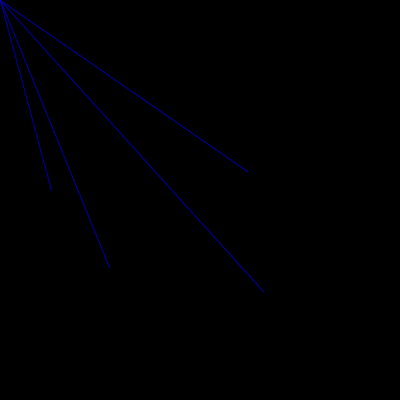
Frame 1 (no input)
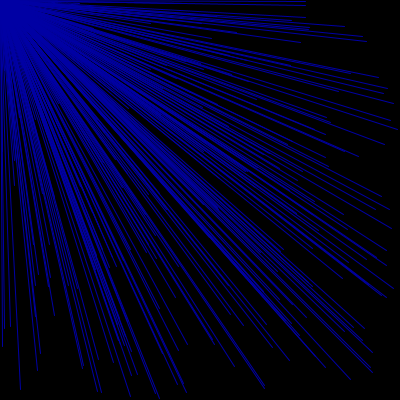
Frame 60 (the mouse pressed at the canvas centre just before this capture)
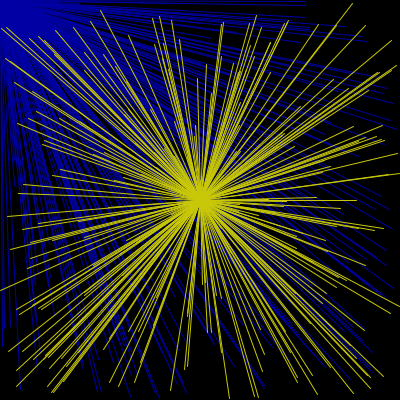
Frame 120 (the mouse held since frame 60 and released just before this capture)

The Processing sketch that drew these frames (run headless with seeded random() and noise(); from frame 60 on, the mouse is pressed at the canvas centre):

// Processing sketch: processing_108871
// ── processing_108871.pde

//Homework 3
//Reproduction of the following processing code without consent is strictly prohibited
//Coral Pais

//Move mouse to change color and draw rotating circles
//Click mouse to clear screen


float x,y, wd, ht;
float value;

void setup ( )
{
  size (400,400);
    background (255);
  value=random(255);
  frameRate (10);
  fill(0);
  rect (0,0,width, height);
  
}

void draw ()
{
  
  
  stroke (mouseX, mouseY, value);
  line (mouseX, mouseY, random(0,200), random (0,200));
  line (mouseX, mouseY, random(200,400), random (0,200));
  line (mouseX, mouseY, random(200,400), random (200,400));
  line (mouseX, mouseY, random(0,200), random (200,400));
  
  
}

void mousePressed() 
{
  setup( );
  
}
